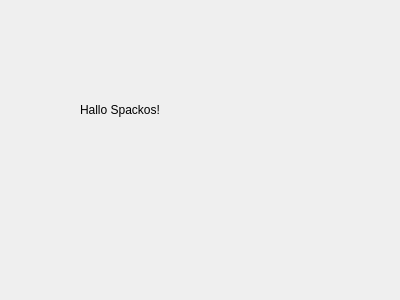
<?xml version="1.0" encoding="UTF-8"?>
<ui version="4.0">
 <class>Dialog</class>
 <widget class="QDialog" name="Dialog">
  <property name="geometry">
   <rect>
    <x>0</x>
    <y>0</y>
    <width>400</width>
    <height>300</height>
   </rect>
  </property>
  <property name="windowTitle">
   <string>Dialog</string>
  </property>
  <widget class="QLabel" name="label">
   <property name="geometry">
    <rect>
     <x>80</x>
     <y>100</y>
     <width>191</width>
     <height>20</height>
    </rect>
   </property>
   <property name="text">
    <string>Hallo Spackos!</string>
   </property>
  </widget>
 </widget>
 <resources/>
 <connections/>
</ui>
